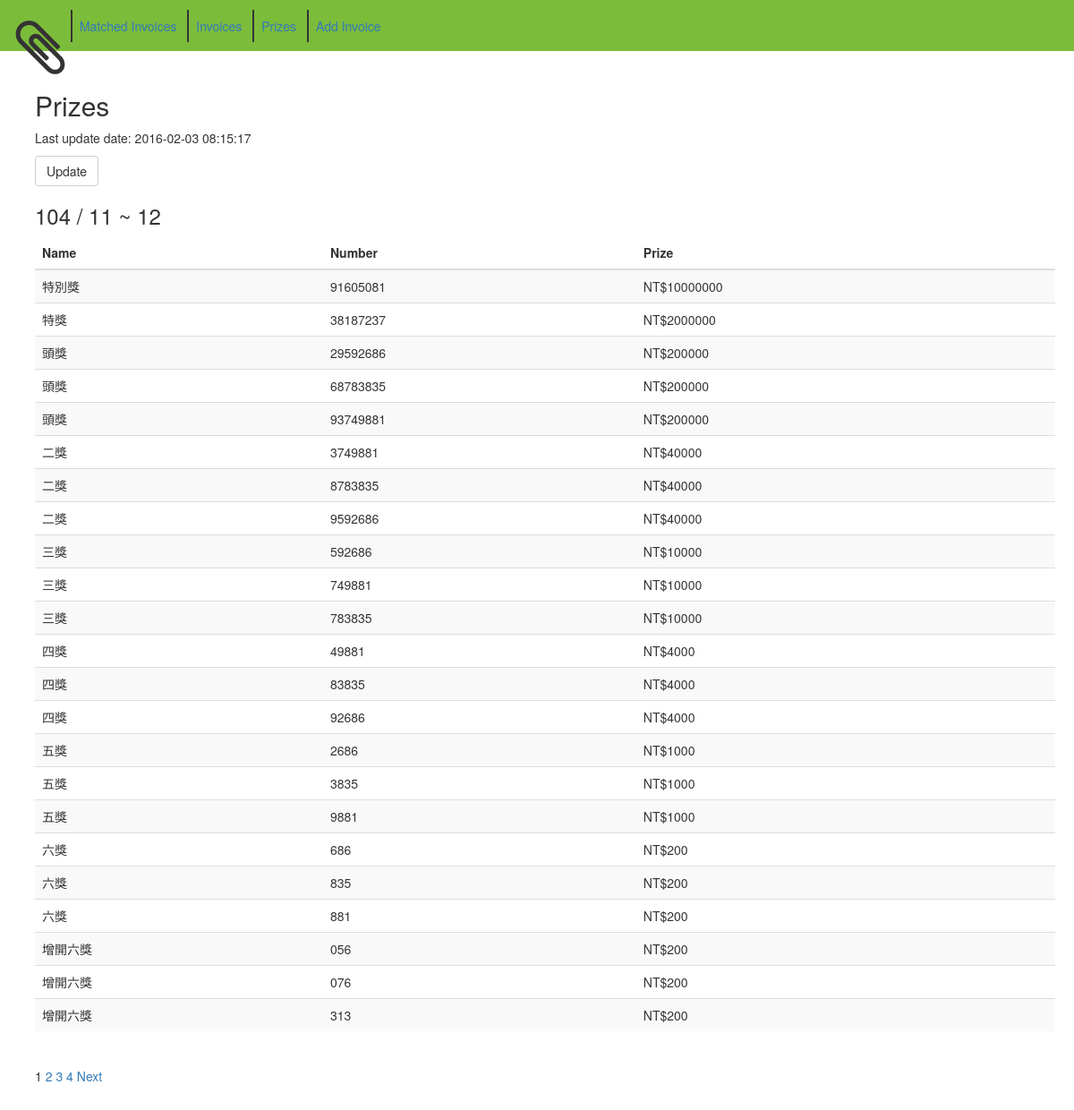
/prizes, run on the app's committed database.
### db.py (models this page shows, shortened)
class App(Base):
    __tablename__ = 'appcore'
    id = Column(Integer, primary_key=True)
    prizes_last_modified_date = Column(DateTime)
    @classmethod
    def get_instance(cls):
        instance = session.query(cls).first()
        if not instance:
            instance = cls()
        return instance

class Prize(Base):
    __tablename__ = 'prizes'
    __table_args__ = (
        UniqueConstraint('year', 'month', 'number', 'type'),
        )
    TYPE_JACKPOT = 1
    TYPE_SPECIAL = 2
    TYPE_FIRST = 3
    TYPE_SECOND = 4
    TYPE_THIRD = 5
    TYPE_FOURTH = 6
    TYPE_FIFTH = 7
    TYPE_SIXTH = 8
    TYPE_ENCORE_SIXTH = 9
    _TYPE_NAME_MAPPINGS = {
        1: '特別獎',
        2: '特獎',
        3: '頭獎',
        4: '二獎',
        5: '三獎',
        6: '四獎',
        7: '五獎',
        8: '六獎',
        9: '增開六獎'
    }
    id = Column(Integer, primary_key=True)
    year = Column(Integer)
    month = Column(Integer)
    number = Column(String)
    type_ = Column('type', Integer)
    prize = Column('prize', Integer)
    def get_type_name(self):
        return self._TYPE_NAME_MAPPINGS[self.type_]
    def get_formatted_prize(self):
        return 'NT$' + locale.format('%.f', self.prize, True)
    def get_formatted_month(self):
        return "{0} ~ {1}".format(self.month * 2 - 1, self.month * 2)

### web.py (the view)
@app.route('/prizes')
def prizes():
    data = {}
    data['prizes_update_date'] = g.app.prizes_last_modified_date
    prizesgroup = [] # [list of same date prizes, another list, ...]
    for prize_date in db.session.query(db.Prize.year, db.Prize.month).group_by(db.Prize.year, db.Prize.month).order_by(db.Prize.year.desc(), db.Prize.month.desc()).all():
        prize_year, prize_month = prize_date
        prizesgroup.append(db.session.query(db.Prize).filter(db.Prize.year == prize_year, db.Prize.month == prize_month).order_by(db.Prize.type_).all())
    PRIZES_DEFAULT_PER_ROWS = 1 # default per rows for displaying prizes
    per_rows = request.args.get('per_rows', PRIZES_DEFAULT_PER_ROWS)
    current_page = request.args.get('page', 1)
    try:
        per_rows = int(per_rows)
        per_rows = PRIZES_DEFAULT_PER_ROWS if per_rows <= 0 else per_rows
    except:
        per_rows = PRIZES_DEFAULT_PER_ROWS
    try:
        current_page = int(current_page)
        current_page = 1 if current_page < 1 else current_page
    except:
        current_page = 1
    prizes_count = len(prizesgroup)
    p = pagination.Pagination(prizes_count, per_rows, current_page)
    data['pagination'] = p
    data['prizesgroup'] = prizesgroup[p.get_from_rows():p.get_to_rows() + 1]
    return render_template('prizes.html', **data)

### pagination.py (called while the page is built)
    def set_total_rows(self, total_rows):
        if total_rows < 0:
            raise ValueError("total rows must greater than zero")
        self._total_rows = total_rows

    def set_per_rows(self, per_rows):
        if per_rows < 0:
            raise ValueError("per rows must greater than zero")
        self._per_rows = per_rows

    def get_per_rows(self):
        return self._per_rows

    def set_current_page(self, current_page):
        if current_page < 1:
            raise ValueError("current page must greater than 1")
        self._current_page = current_page

    def get_current_page(self):
        return self._current_page

    def get_from_rows(self):
        return (self._current_page - 1) * self._per_rows

    def get_to_rows(self):
        return self.get_from_rows() + self._per_rows - 1

    def set_pages_range(self, pages_range):
        if pages_range < 1:
            raise ValueError("pages range must greater than 1")
        self._pages_range = pages_range

    def get_pagination_from_page(self):
        return self._pagination_from_page

    def get_pagination_to_page(self):
        return self._pagination_to_page

    def get_total_pages(self):
        return self._total_pages

    def refresh(self):
        self._total_pages = math.ceil(self._total_rows / self._per_rows) # +/+, always positive
        self._current_page = self._total_pages if self._total_pages < self._current_page else self._current_page
        left_span_coda = math.floor(self._pages_range / 2)
        right_span_coda = self._pages_range - left_span_coda
        self._pagination_from_page = max(1, self._current_page - left_span_coda)
        right_span_coda += left_span_coda - (self._current_page - self._pagination_from_page)
        self._pagination_to_page = min(self._total_pages, self._current_page + right_span_coda)
        right_left_span_coda = right_span_coda - (self._pagination_to_page - self._current_page)
        if right_left_span_coda != 0:
            left_span_coda += right_left_span_coda
            self._pagination_from_page = max(1, self._current_page - left_span_coda)

### web.py (called while the page is built)
@app.before_request
def before_request():
    g.app = db.App.get_instance()

### templates/prizes.html (shortened to what this page needs)
{% extends 'base.html' %}
{% block content %}
<h2>Prizes</h2>
<p>Last update date: {{ prizes_update_date }}<form method="POST" action="prizes_update"><button class="btn btn-default" type="submit">Update</button></form></p>
{% for prizes in prizesgroup %}
<h3>{{ prizes[0].year }} / {{ prizes[0].get_formatted_month() }}</h3>
<table class="table table-striped">
  <thead>
    <tr>
      <th>Name</th>
      <th>Number</th>
      <th>Prize</th>
    </tr>
  </thead>
  <tbody>
    {% for prize in prizes %}
    <tr>
      <td>{{ prize.get_type_name() }}</td>
      <td>{{ prize.number }}</td>
      <td>{{ prize.get_formatted_prize() }}</td>
    </tr>
    {% endfor %}
  </tbody>
</table>
{% endfor %}
<div class="pagination">
  {% for page in range(pagination.get_pagination_from_page(), pagination.get_pagination_to_page() + 1) %}
  {% if page == pagination.get_current_page() %}
  <span class="current_page">{{ page }}</span>
  {% else %}
  <a href="?page={{ page }}&per_rows={{ pagination.get_per_rows() }}">{{ page }}</a>
  {% endif %}
  {% endfor%}
  {% if pagination.get_current_page() != pagination.get_total_pages() %}
  <a href="?page={{ pagination.get_current_page() + 1 }}&per_rows={{ pagination.get_per_rows() }}">Next</a>
  {% endif %}
</div>
{% endblock %}

### data on the page
App: prizes_last_modified_date "2016-02-03 08:15:17"
Prize: year "104", month "11 ~ 12", get_type_name "特別獎", number "91605081", get_formatted_prize "NT$10000000"
Prize: get_type_name "特獎", number "38187237", get_formatted_prize "NT$2000000"
Prize: get_type_name "頭獎", number "29592686", get_formatted_prize "NT$200000"
Prize: get_type_name "頭獎", number "68783835", get_formatted_prize "NT$200000"
Prize: get_type_name "頭獎", number "93749881", get_formatted_prize "NT$200000"
Prize: get_type_name "二獎", number "3749881", get_formatted_prize "NT$40000"
Prize: get_type_name "二獎", number "8783835", get_formatted_prize "NT$40000"
Prize: get_type_name "二獎", number "9592686", get_formatted_prize "NT$40000"
Prize: get_type_name "三獎", number "592686", get_formatted_prize "NT$10000"
Prize: get_type_name "三獎", number "749881", get_formatted_prize "NT$10000"
Prize: get_type_name "三獎", number "783835", get_formatted_prize "NT$10000"
Prize: get_type_name "四獎", number "49881", get_formatted_prize "NT$4000"
Prize: get_type_name "四獎", number "83835", get_formatted_prize "NT$4000"
Prize: get_type_name "四獎", number "92686", get_formatted_prize "NT$4000"
Prize: get_type_name "五獎", number "2686", get_formatted_prize "NT$1000"
Prize: get_type_name "五獎", number "3835", get_formatted_prize "NT$1000"
Prize: get_type_name "五獎", number "9881", get_formatted_prize "NT$1000"
Prize: get_type_name "六獎", number "686", get_formatted_prize "NT$200"
Prize: get_type_name "六獎", number "835", get_formatted_prize "NT$200"
Prize: get_type_name "六獎", number "881", get_formatted_prize "NT$200"
Prize: get_type_name "增開六獎", number "056", get_formatted_prize "NT$200"
Prize: get_type_name "增開六獎", number "076", get_formatted_prize "NT$200"
Prize: get_type_name "增開六獎", number "313", get_formatted_prize "NT$200"

### other printed values
{{ page }} "1"
{{ page }} "2" "3" "4"
